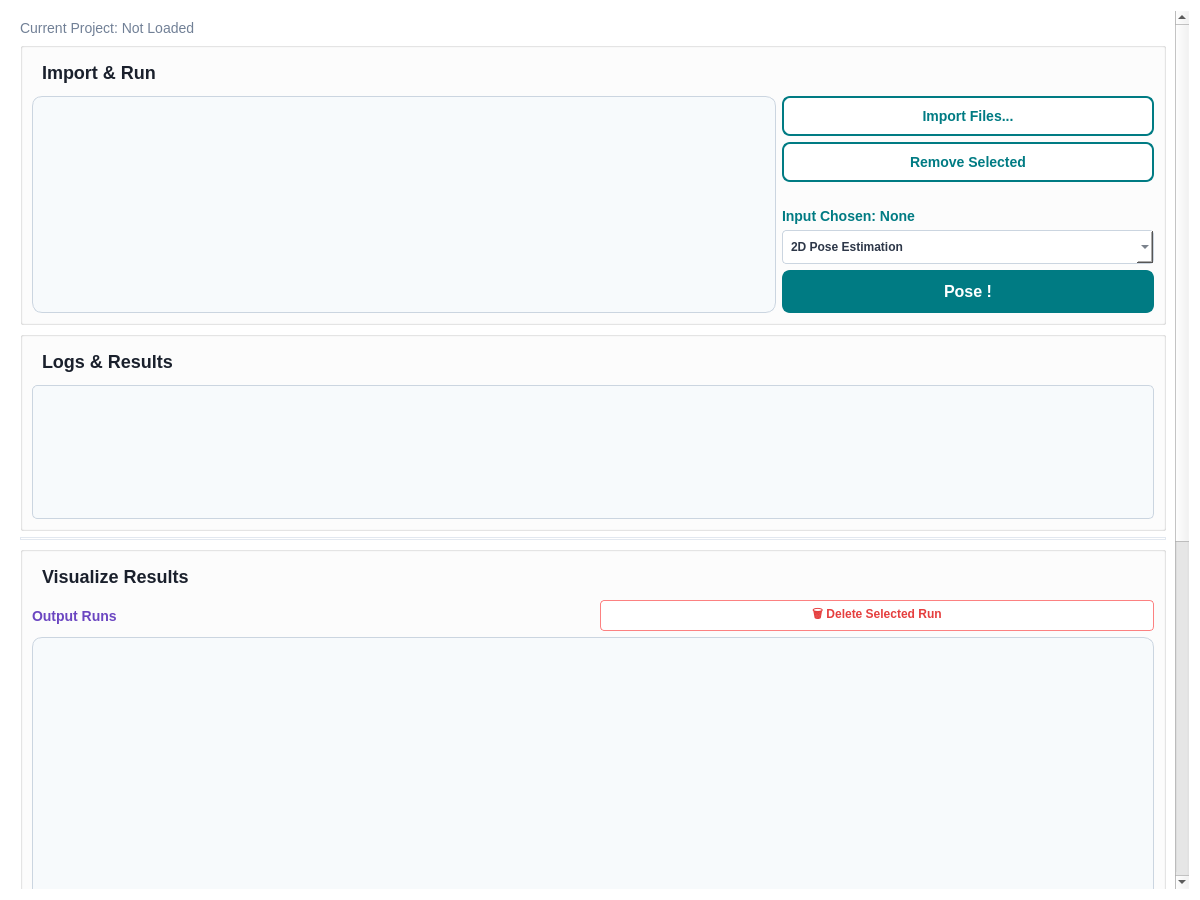
<?xml version="1.0" encoding="UTF-8"?>
<ui version="4.0">
 <class>MainWindow</class>
 <widget class="QWidget" name="MainWindow">
  <property name="geometry">
   <rect>
    <x>0</x>
    <y>0</y>
    <width>1200</width>
    <height>900</height>
   </rect>
  </property>
  <property name="minimumSize">
   <size>
    <width>1024</width>
    <height>768</height>
   </size>
  </property>
  <property name="windowTitle">
   <string>Main Application</string>
  </property>
  <property name="styleSheet">
   <string notr="true">/* --- Main Window Style --- */
QWidget#MainWindow, QWidget#scrollAreaWidgetContents { background-color: #FFFFFF; color: #2D3748; }
QScrollArea#scrollArea { border: none; }

/* --- Section Titles --- */
QLabel#importRunLabel, QLabel#resultsLabel, QLabel#visualizeLabel { font-size: 18px; font-weight: bold; color: #1A202C; padding: 5px; border-bottom: 2px solid #007B83; }

/* --- Info Labels --- */
QLabel#projectPathLabel { font-size: 14px; color: #718096; }
QLabel#inputChosenLabel { font-size: 14px; color: #007B83; font-weight: bold; }

/* --- List Widget --- */
QListWidget { background-color: #F7FAFC; border: 1px solid #CBD5E0; border-radius: 10px; font-size: 14px; color: #2D3748; }
QListWidget::item { padding: 8px; border-radius: 5px; }
QListWidget::item:hover { background-color: #EDF2F7; border: 1px solid #007B83; }
QListWidget::item:selected { background-color: #007B83; color: #FFFFFF; }

/* --- Buttons --- */
QPushButton { background-color: #FFFFFF; color: #007B83; border: 2px solid #007B83; border-radius: 8px; padding: 10px; font-size: 14px; font-weight: bold; }
QPushButton:hover { background-color: #E6F2F3; }
QPushButton:pressed { background-color: #007B83; color: #FFFFFF; }
QPushButton#poseButton { background-color: #007B83; color: #FFFFFF; font-size: 16px; }
QPushButton#poseButton:hover { background-color: #005A60; }
QPushButton#poseButton:disabled { background-color: #EDF2F7; color: #A0AEC0; border: 2px solid #CBD5E0; }

/* Small Delete Button */
QPushButton#deleteRunButton { padding: 4px 8px; font-size: 12px; color: #E53E3E; border: 1px solid #FC8181; border-radius: 4px; }
QPushButton#deleteRunButton:hover { background-color: #FFF5F5; }
QPushButton#deleteRunButton:disabled { color: #CBD5E0; border: 1px solid #E2E8F0; }

/* --- Separator Line and Logs --- */
QFrame#line { border: 1px solid #E2E8F0; }
QPlainTextEdit#logOutput { background-color: #F7FAFC; border: 1px solid #CBD5E0; border-radius: 5px; color: #2D3748; font-family: Consolas, monospaced; }

/* --- Master Player Controls --- */
QPushButton#rewindButton { padding: 5px 10px; font-size: 16px; border-radius: 5px; }
QPushButton#syncPlayButton { padding: 5px 15px; font-size: 14px; background-color: #007B83; color: white; border-radius: 5px; }
QLabel#masterTimeLabel { color: #4A5568; font-weight: bold; font-size: 12px; }
QSlider::groove:horizontal { border: 1px solid #CBD5E0; height: 6px; background: #EDF2F7; margin: 2px 0; border-radius: 3px; }
QSlider::handle:horizontal { background: #007B83; border: 1px solid #FFFFFF; width: 18px; margin: -6px 0; border-radius: 9px; }
QSlider::handle:horizontal:hover { background: #005A60; }
</string>
  </property>
  <layout class="QVBoxLayout" name="verticalLayout_4">
   <item>
    <widget class="QScrollArea" name="scrollArea">
     <property name="widgetResizable">
      <bool>true</bool>
     </property>
     <widget class="QWidget" name="scrollAreaWidgetContents">
      <property name="geometry">
       <rect>
        <x>0</x>
        <y>0</y>
        <width>1178</width>
        <height>1200</height>
       </rect>
      </property>
      <layout class="QVBoxLayout" name="verticalLayout" stretch="0,0,0,0,0">
       <item>
        <widget class="QLabel" name="projectPathLabel">
         <property name="text"><string>Current Project: Not Loaded</string></property>
        </widget>
       </item>
       <item>
        <widget class="QGroupBox" name="importRunBox">
         <property name="title"><string/></property>
         <layout class="QVBoxLayout" name="verticalLayout_2">
          <item>
           <widget class="QLabel" name="importRunLabel">
            <property name="text"><string>Import &amp; Run</string></property>
           </widget>
          </item>
          <item>
           <layout class="QHBoxLayout" name="horizontalLayout" stretch="2,1">
            <item><widget class="QListWidget" name="importListWidget"/></item>
            <item>
             <layout class="QVBoxLayout" name="controlsLayout">
              <item><widget class="QPushButton" name="importButton"><property name="text"><string>Import Files...</string></property></widget></item>
              <item><widget class="QPushButton" name="removeButton"><property name="text"><string>Remove Selected</string></property></widget></item>
              <item><spacer name="verticalSpacer_3"><property name="orientation"><enum>Qt::Vertical</enum></property><property name="sizeType"><enum>QSizePolicy::Fixed</enum></property><property name="sizeHint" stdset="0"><size><width>20</width><height>20</height></size></property></spacer></item>
              <item><widget class="QLabel" name="inputChosenLabel"><property name="text"><string>Input Chosen: None</string></property></widget></item>
              <item>
               <widget class="QComboBox" name="modeComboBox">
                <property name="styleSheet"><string>padding: 8px; font-weight: bold; border: 1px solid #CBD5E0; border-radius: 4px; background-color: #FFFFFF; color: #2D3748;</string></property>
                <item><property name="text"><string>2D Pose Estimation</string></property></item>
                <item><property name="text"><string>3D Pose Estimation</string></property></item>
               </widget>
              </item>
              <item><widget class="QPushButton" name="poseButton"><property name="text"><string>Pose !</string></property></widget></item>
              <item><spacer name="verticalSpacer"><property name="orientation"><enum>Qt::Vertical</enum></property><property name="sizeHint" stdset="0"><size><width>20</width><height>40</height></size></property></spacer></item>
             </layout>
            </item>
           </layout>
          </item>
         </layout>
        </widget>
       </item>
       <item>
        <widget class="QGroupBox" name="resultsBox">
         <property name="minimumSize"><size><width>0</width><height>200</height></size></property>
         <property name="title"><string/></property>
         <layout class="QVBoxLayout" name="verticalLayout_3">
          <item><widget class="QLabel" name="resultsLabel"><property name="text"><string>Logs &amp; Results</string></property></widget></item>
          <item><widget class="QPlainTextEdit" name="logOutput"/></item>
         </layout>
        </widget>
       </item>
       <item><widget class="QFrame" name="line"><property name="orientation"><enum>Qt::Horizontal</enum></property></widget></item>
       <item>
        <widget class="QGroupBox" name="visualizeBox">
         <property name="minimumSize"><size><width>0</width><height>900</height></size></property>
         <property name="title"><string/></property>
         <layout class="QVBoxLayout" name="verticalLayout_5">
          <item><widget class="QLabel" name="visualizeLabel"><property name="text"><string>Visualize Results</string></property></widget></item>
          
          <item>
           <layout class="QVBoxLayout" name="visualizeMainLayout">
            
            <!-- Horizontal Results List on top -->
            <item>
             <widget class="QWidget" name="outputListContainer">
              <property name="maximumHeight"><number>180</number></property>
              <layout class="QVBoxLayout" name="outputListLayout">
               <property name="leftMargin"><number>0</number></property>
               <property name="topMargin"><number>0</number></property>
               <property name="rightMargin"><number>0</number></property>
               <property name="bottomMargin"><number>5</number></property>
               
               <!-- Delete Button next to the label -->
               <item>
                <layout class="QHBoxLayout" name="outputHeaderLayout">
                 <item><widget class="QLabel" name="labelOutputMedia"><property name="text"><string>Output Runs</string></property><property name="styleSheet"><string>font-weight: bold; color: #6B46C1; font-size: 14px;</string></property></widget></item>
                 <item><spacer name="horizontalSpacer_3"><property name="orientation"><enum>Qt::Horizontal</enum></property></spacer></item>
                 <item><widget class="QPushButton" name="deleteRunButton"><property name="text"><string>🗑 Delete Selected Run</string></property><property name="cursor"><cursorShape>PointingHandCursor</cursorShape></property></widget></item>
                </layout>
               </item>
               
               <item>
                <widget class="QListWidget" name="resultsListWidget">
                 <property name="iconSize"><size><width>48</width><height>48</height></size></property>
                </widget>
               </item>
              </layout>
             </widget>
            </item>
            
            <!-- Displays & Controls beneath the list -->
            <item>
             <layout class="QVBoxLayout" name="visualizeDisplayLayout">
              <item>
               <layout class="QHBoxLayout" name="toggleLayout">
                <item><spacer name="horizontalSpacer"><property name="orientation"><enum>Qt::Horizontal</enum></property><property name="sizeHint" stdset="0"><size><width>40</width><height>20</height></size></property></spacer></item>
                <item><layout class="QHBoxLayout" name="toggleSwitchLayout"/></item>
               </layout>
              </item>
              
              <item><layout class="QHBoxLayout" name="videoPlayersLayout"/></item>
              
              <!-- Master Sync Controls -->
              <item>
               <layout class="QHBoxLayout" name="syncControlsLayout">
                <property name="topMargin"><number>10</number></property>
                <item><widget class="QPushButton" name="rewindButton"><property name="text"><string>⏮</string></property><property name="cursor"><cursorShape>PointingHandCursor</cursorShape></property></widget></item>
                <item><widget class="QPushButton" name="syncPlayButton"><property name="text"><string>▶ Play</string></property><property name="cursor"><cursorShape>PointingHandCursor</cursorShape></property></widget></item>
                <item><widget class="QSlider" name="masterSlider"><property name="orientation"><enum>Qt::Horizontal</enum></property><property name="cursor"><cursorShape>PointingHandCursor</cursorShape></property></widget></item>
                <item><widget class="QLabel" name="masterTimeLabel"><property name="text"><string>00:00 / 00:00</string></property></widget></item>
               </layout>
              </item>
              
              <item>
               <layout class="QHBoxLayout" name="exportLayout">
                <item>
                 <widget class="QPushButton" name="browseFolderButton">
                  <property name="text"><string>📂 Browse Folder</string></property>
                  <property name="cursor"><cursorShape>PointingHandCursor</cursorShape></property>
                 </widget>
                </item>
                <item>
                 <spacer name="horizontalSpacer_2">
                  <property name="orientation"><enum>Qt::Horizontal</enum></property>
                  <property name="sizeHint" stdset="0"><size><width>40</width><height>20</height></size></property>
                 </spacer>
                </item>
                <item>
                 <widget class="QPushButton" name="syncCloudButton">
                  <property name="text"><string>☁️ Sync to Cloud</string></property>
                  <property name="cursor"><cursorShape>PointingHandCursor</cursorShape></property>
                  <property name="styleSheet"><string>background-color: #007B83; color: white;</string></property>
                 </widget>
                </item>
                <item>
                 <widget class="QPushButton" name="exportFrameButton">
                  <property name="text"><string>📸 Export Right Frame</string></property>
                  <property name="cursor"><cursorShape>PointingHandCursor</cursorShape></property>
                 </widget>
                </item>
               </layout>
              </item>
             </layout>
            </item>
           </layout>
          </item>
         </layout>
        </widget>
       </item>
      </layout>
     </widget>
    </widget>
   </item>
  </layout>
 </widget>
 <resources/>
 <connections/>
</ui>
